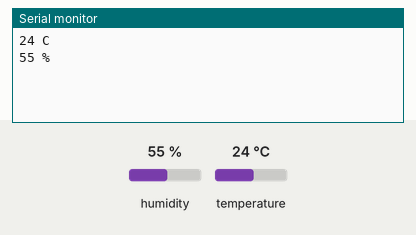
This sketch was run on a simulated Arduino Uno, built with avr-gcc and run on an emulated ATmega328P. Parts: the last lines printed to the serial monitor. The inputs (shaded band) are chosen by the test bench; at power-on: humidity 55 %, temperature 24 °C.

Above: at 1.5 s.
1.6 s: humidity set to 22 %
At 3.4 s:
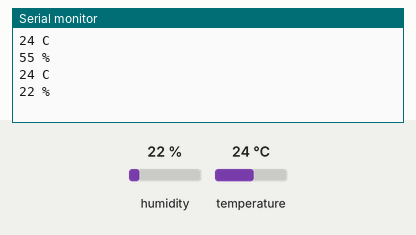
4.3 s: temperature set to 12 °C
At 5.8 s:
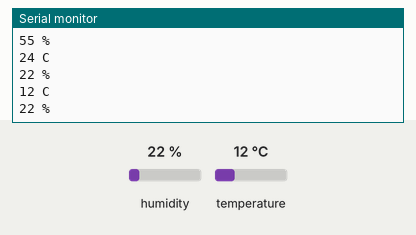
7.0 s: humidity set to 40 %
At 9.4 s:
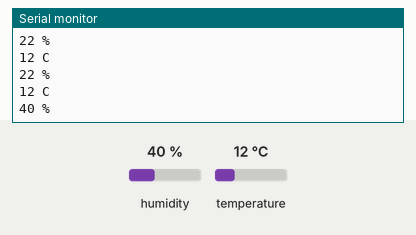
Timing chart, 0 to 10.9 s (numbered marks = the images above; inputs shaded):
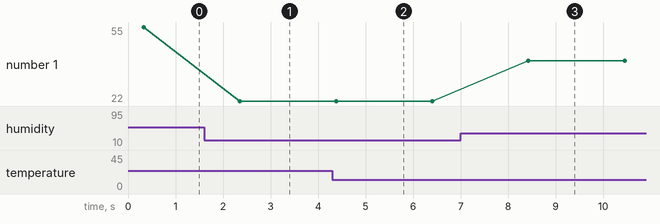

The sketch:

DHT11_Ex1.ino
```cpp
#include "DHT.h"
#define DHTPIN 12
#define DHTTYPE DHT11
DHT dht(DHTPIN, DHTTYPE);

int After_temperature; //온도의 오류값을 대비한 변수
int After_humidity; //상대습도의 오류값을 대비한 변수

void setup()
{
  Serial.begin(9600); //시리얼모니터 출력
  delay(300);
}

void loop()
{
  int humidity = dht.readHumidity();
  int temperature = dht.readTemperature();

  if ((temperature <= -10) || (humidity > 100)) { //오류값에 대한 검증
    temperature = After_temperature; //이전값을 현재값에 입력
    humidity = After_humidity;
  }
  After_temperature = temperature; //현재값을 이전값에 입력
  After_humidity = humidity;
  Serial.print(temperature); //온도 현재값 출력
  Serial.println(" C");
  Serial.print(humidity); //상대습도 현재값 출력
  Serial.println(" %");
  delay(2000);
}
```

Measured:
- after the input at 1.6 s, the serial monitor: prints a new line after 0.75 s (image 1)
- after the input at 4.3 s, the serial monitor: prints a new line after 0.07 s (image 2)
- after the input at 7.0 s, the serial monitor: prints a new line after 1.4 s (image 3)
- plotted number 1: 55 → 22 after the input at 1.6 s, 22 → 40 after the input at 7.0 s
